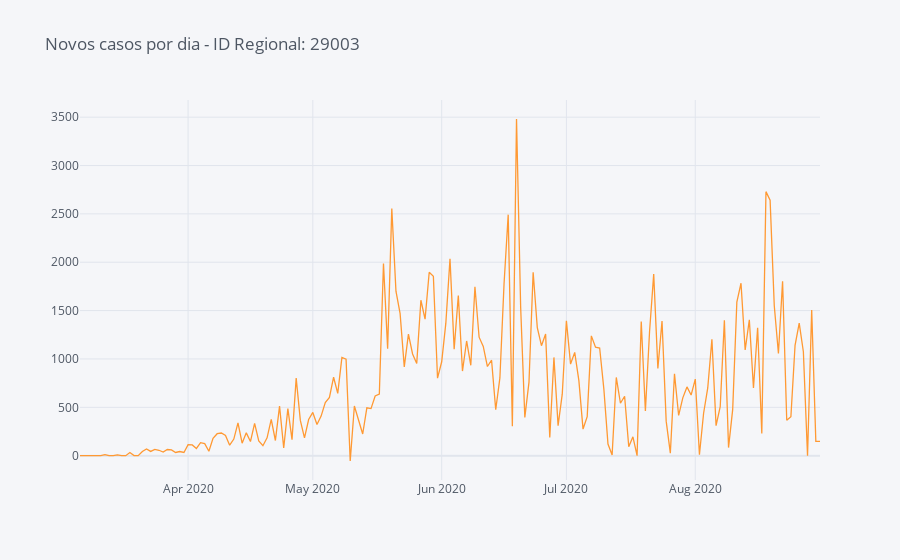

Notebook cell for this chart:
### Code cell
cases[cases["health_region_id"] == health_region_id].set_index("last_updated")["daily_cases"].iplot(title="Novos casos por dia - ID Regional: 29003")

### Figure 1 — Plotly figure (JSON) as saved in the notebook; plotly's stock layout.template omitted (floating-point values rounded to 4 significant figures; data arrays with more than 128 entries replaced by an {"elided": "..."} marker saying what was removed)
{"data": [{"line": {"color": "rgba(255, 153, 51, 1.0)", "dash": "solid", "shape": "linear", "width": 1.3}, "mode": "lines", "name": "daily_cases", "text": "", "type": "scatter", "x": {"elided": "179 str values"}, "y": {"elided": "179 int values"}}], "layout": {"legend": {"bgcolor": "#F5F6F9", "font": {"color": "#4D5663"}}, "paper_bgcolor": "#F5F6F9", "plot_bgcolor": "#F5F6F9", "title": {"font": {"color": "#4D5663"}, "text": "Novos casos por dia - ID Regional: 29003"}, "xaxis": {"gridcolor": "#E1E5ED", "showgrid": true, "tickfont": {"color": "#4D5663"}, "title": {"font": {"color": "#4D5663"}, "text": ""}, "zerolinecolor": "#E1E5ED"}, "yaxis": {"gridcolor": "#E1E5ED", "showgrid": true, "tickfont": {"color": "#4D5663"}, "title": {"font": {"color": "#4D5663"}, "text": ""}, "zerolinecolor": "#E1E5ED"}}}
